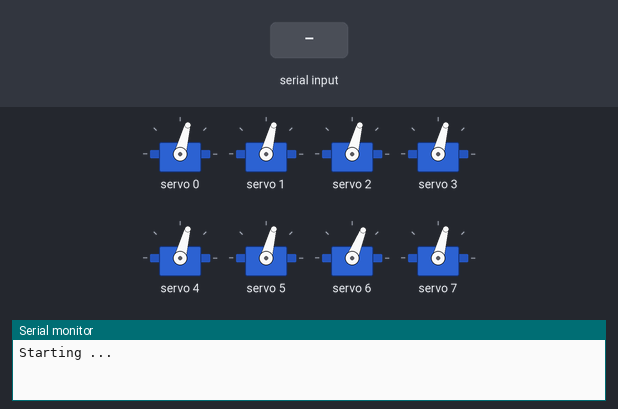
Recording of a sketch running on a simulated Arduino Uno, built with avr-gcc and run on an emulated ATmega328P. Shown: 8 × servo, the last lines printed to the serial monitor. The test bench sets the inputs (shaded band).

Above: at 3.2 s.
3.3 s: "1,90,45\n" received over the second serial link
At 4.1 s:
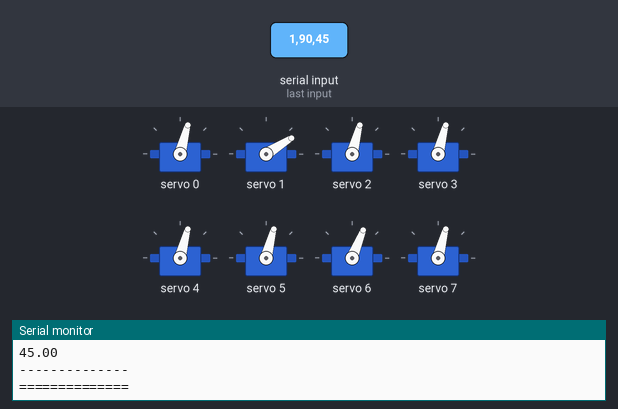
Timing chart, 0 to 6.3 s (numbered marks = the images above; inputs shaded):
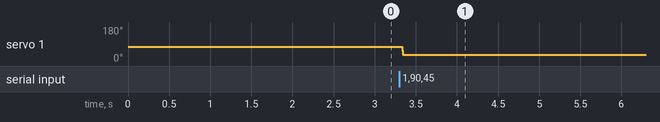

Measured:
- after the input at 3.3 s, servo 1: 75° → 32° at once

The sketch:

night-walker-v2.ino
```cpp
#include <Wire.h>
#include <Adafruit_PWMServoDriver.h>
#include <SoftwareSerial.h>
#include "servo.h"

#define SERVO_FREQ 50 // Analog servos run at ~50 Hz updates

SoftwareSerial BTserial(3,2); // TX, RX
uint8_t ID;
int count = 0;
Servo servo[8];
Step step[8];
float floatArray[100];

void setup() {
  // HC-05 default serial speed for AT mode is 38400
  BTserial.begin(9600);
  Serial.begin(9600);

  pwm.begin();
  pwm.setOscillatorFrequency(27000000);
  pwm.setPWMFreq(SERVO_FREQ);  // Analog servos run at ~50 Hz updates

  // initialize servos
  float trim[] = {0,0,0,0,0,0,-15,0};
  for(int q = 0; q < 8; q++) {
    step[q].pos = 0;
    servo[q].pin = q;
    servo[q].trim = trim[q];
    pwm.setPWM(q, 0, 270 + trim[q]);
  }

  delay(2000);
  Serial.println("Starting ...");
}


void loop() {
  delay(10);

    for(int q = 0; q < 8; q++) {
      servo[q].moveServo(step[q].pos, step[q].speed);
    }

    if (BTserial.available()) {
        // Initialize the array of steps
        for (int i = 0; i < 10; i++) {
          floatArray[i] = 0.0;
        }
      String dataString = BTserial.readStringUntil('\n');

      // Use strtok() to tokenize the "names" string using the comma (',') as the
      // delimiter. This call initializes the strtok() function with the input
      // string and the first token.
      char *token = strtok(dataString.c_str(), ",");

      int count = 0;
      // Enter a loop to process each token until there are no more tokens left.
      while (token != NULL) {
        // Process the current token, which represents a name.
        // Print the name to the serial monitor.
        floatArray[count] = atof(token);
        count ++;
        // Get the next token in the "names" string.
        // Subsequent calls to strtok() with a NULL pointer continue from where the
        // last token was found.
        token = strtok(NULL, ",");
      }
      Serial.println("==============");
      Serial.println(count);
      Serial.println("--------------");

      // fill out data into a moving array
      for(int i = 0; i < count; i += 3) {
        int port = static_cast<int>(floatArray[i]);
        float angle = floatArray[i + 1];
        float speed = floatArray[i + 2];
        step[port].pos = angle;
        step[port].speed = speed;
        Serial.println(port);
        Serial.println(angle);
        Serial.println(speed);
        Serial.println("--------------");
      }
      Serial.println("==============");
    }
}
```

servo.h
```cpp
Adafruit_PWMServoDriver pwm = Adafruit_PWMServoDriver();

struct Step {
  float pos;
  float speed;
};


class Servo {
  public:
    int pin = 0;
    float pos = 0;
    int move = 1;
    float trim;

    bool moveServo(int newPos, float speed) {
      if(newPos > pos) {
        if(pos + speed > newPos)
          pos = newPos;
        else
          pos = pos + speed;
      }
      else if(newPos < pos) {
        if(pos - speed < newPos)
          pos = newPos;
        else
          pos = pos - speed;
      }
      else if(newPos == pos) {
        return true; // reached the new position
      }
      int s = (pin == 2 || pin == 3 || pin > 5) ? 1 : -1;
      float val = 270 + ((pos + trim) * s);
      pwm.setPWM(pin, 0, val);
      //Serial.println(pin);
      return false;
    }
};
```
